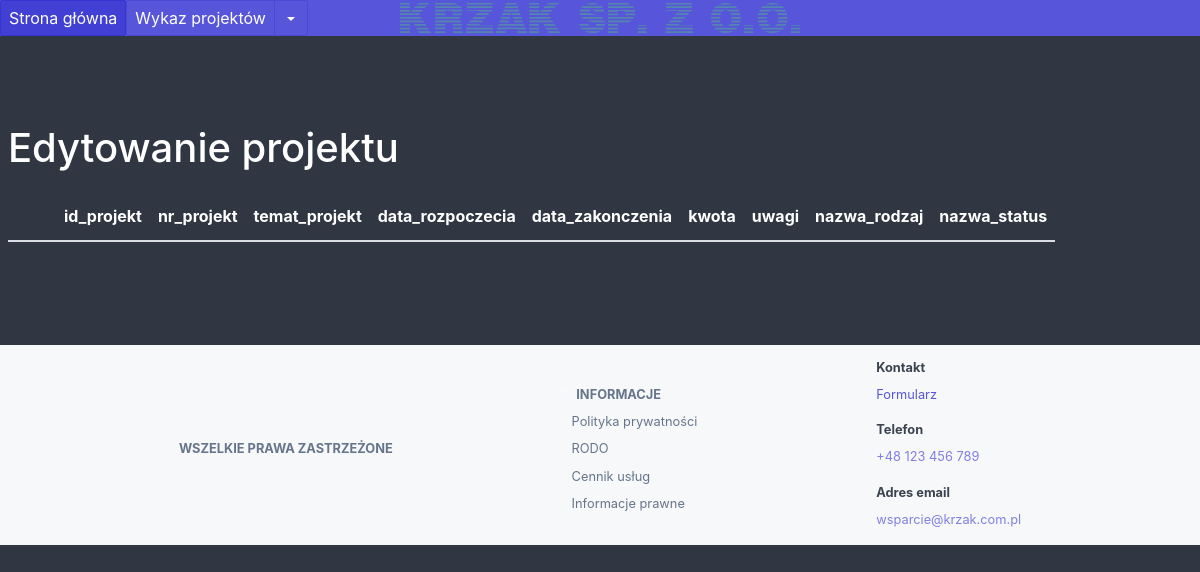
Before: /edytuj_projekt with the older database file.
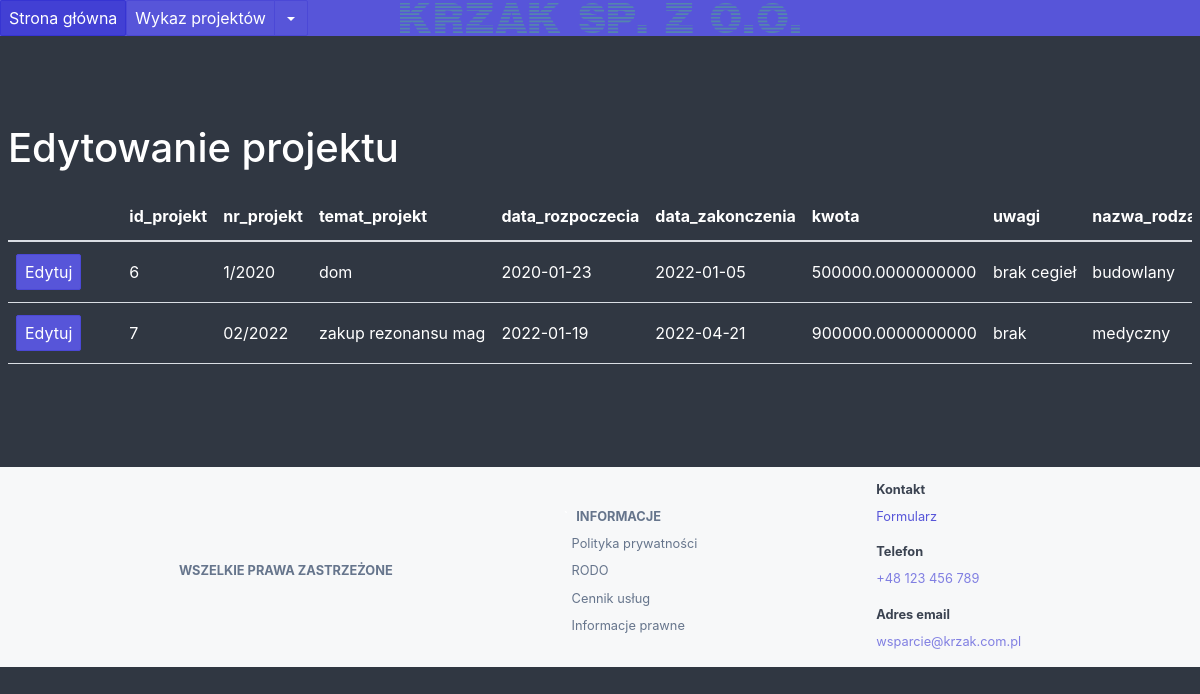
After: the same page with the newer database file.
### flask_app.py (models this page shows)
class Projekt(db.Model):
    id_projekt = db.Column(db.Integer, primary_key=True, unique=True)
    id_rodzaj = db.Column(db.Integer, db.ForeignKey("rodzaj.id_rodzaj"))
    id_status = db.Column(db.Integer, db.ForeignKey("status.id_status"))
    nr_projekt = db.Column(db.Text)
    temat_projekt = db.Column(db.Text)
    data_rozpoczecia = db.Column(db.Date)
    data_zakonczenia = db.Column(db.Date)
    kwota = db.Column(db.Numeric)
    uwagi = db.Column(db.Text)

class Rodzaj(db.Model):
    id_rodzaj = db.Column(db.Integer, primary_key=True, unique=True)
    nazwa_rodzaj = db.Column(db.Text)

### flask_app.py (the view, shortened to what this page needs)
@app.route('/edytuj_projekt', methods=['GET','POST'])
def edytuj_projekt():
    main_table=Projekt
    columns = [
        (Projekt, 'id_projekt',       False, 'number', None),
        (Projekt, 'nr_projekt',       True,  'text',   None),
        (Projekt, 'temat_projekt',    True,  'text',   None),
        (Projekt, 'data_rozpoczecia', True,  'date',   None),
        (Projekt, 'data_zakonczenia', True,  'date',   None),
        (Projekt, 'kwota',            True,  'number', None),
        (Projekt, 'uwagi',            True,  'text',   None),
        (Rodzaj,  'nazwa_rodzaj',     True,  'select', 'id_rodzaj'),
        (Status,  'nazwa_status',     True,  'select', 'id_status'),
    ]
    rows = db.session.query(Projekt,Rodzaj,Status)\
        .join(Rodzaj)\
        .join(Status)\
        .all()
    return render_template('edytuj_projekt.html',
                           db=db,
                           main_table=main_table,
                           Projekt=Projekt,
                           Rodzaj=Rodzaj,
                           Status=Status,
                           columns=columns,
                           rows=rows)

### templates/edytuj_projekt.html (shortened to what this page needs)
{% extends "bazowa_templatka.html" %}
{% block content %}
<h1>Edytowanie projektu</h1>
<table class="table table-scroll bg-dark">
  <thead>
    <tr>
      <th></th>
      <th></th>
      <th></th>
      {% for table_name, column_name, is_editable, input_type, foreign_key_colname in columns %}
        <th>{{ column_name }}</th>
      {% endfor %}
    </tr>
  </thead>
  <tbody>
  {% for row in rows %}
    {% set idx = loop.index %}
    <tr id="record-{{idx}}">
        <td id="edit-btn-{{idx}}"><button class="btn btn-primary" onclick="toggle_edit({{idx}})">Edytuj</button></td>
        <td id="filler-1-{{idx}}"></td>
        <td id="filler-2-{{idx}}"></td>
        <form action="/edytuj_projekt" method="POST">
          {% for table_name, column_name, is_editable, input_type, foreign_key_colname in columns %}
            <td>
              {% if is_editable %}
                <div class="editable-label">{{ row[table_name].__dict__[column_name] }}</div>
              {% else %}
                <div>{{ row[table_name].__dict__[column_name] }}</div>
              {% endif %}
            </td>
          {% endfor %}
        </form>
    </tr>
  {% endfor %}
  </tbody>
</table>
{% endblock %}

Changed rows visible on the page:
added Projekt: row "6", nr_projekt "1/2020" "dom" "2020-01-23" "2022-01-05" "500000.0000000000" "brak cegieł" "budowlany"
added Projekt: row "7", nr_projekt "02/2022" "zakup rezonansu mag" "2022-01-19" "2022-04-21" "900000.0000000000" "brak" "medyczny"
Other visible differences:
list line gone: "nazwa_status"
